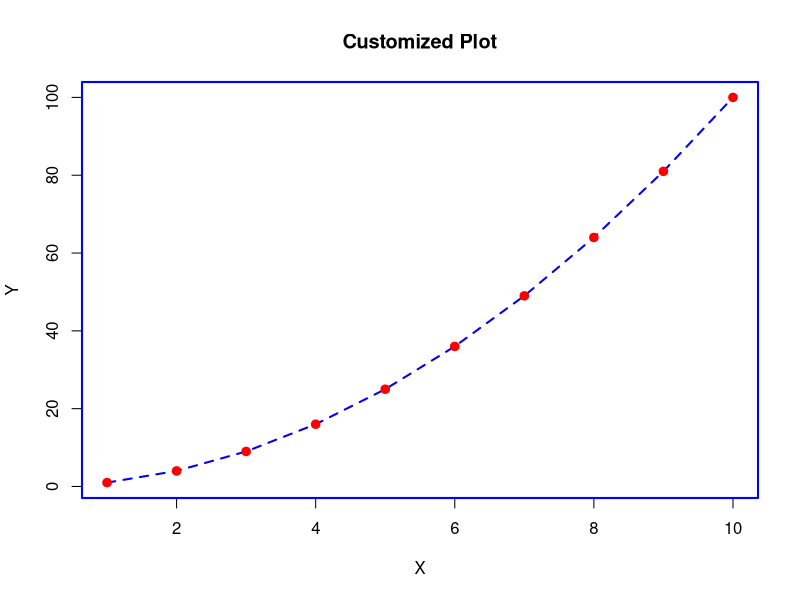
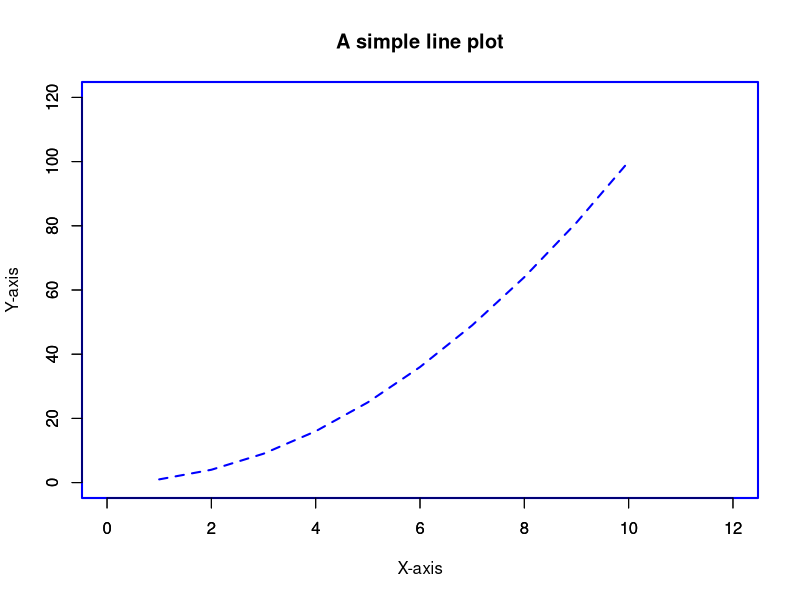
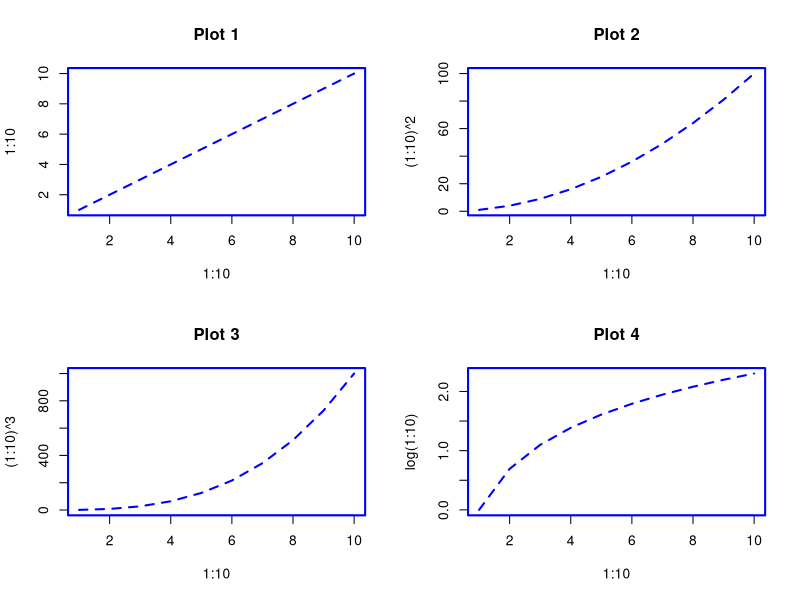
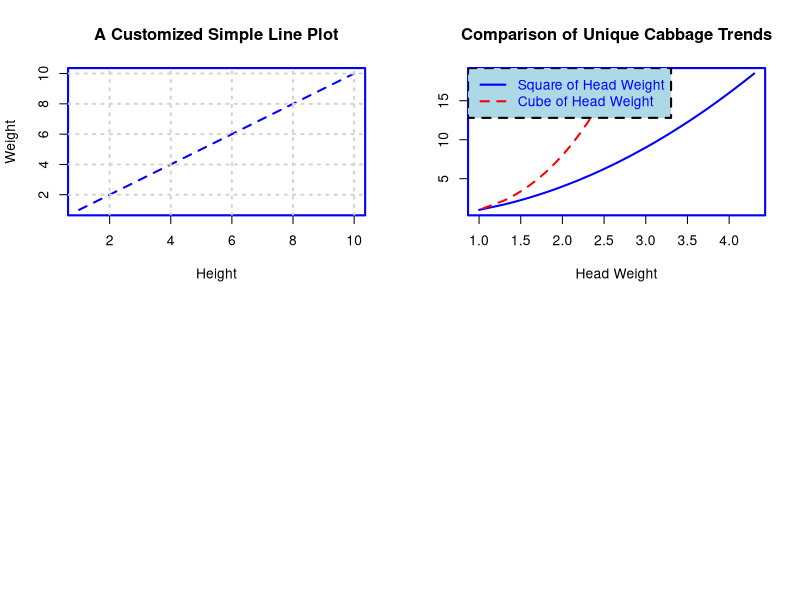
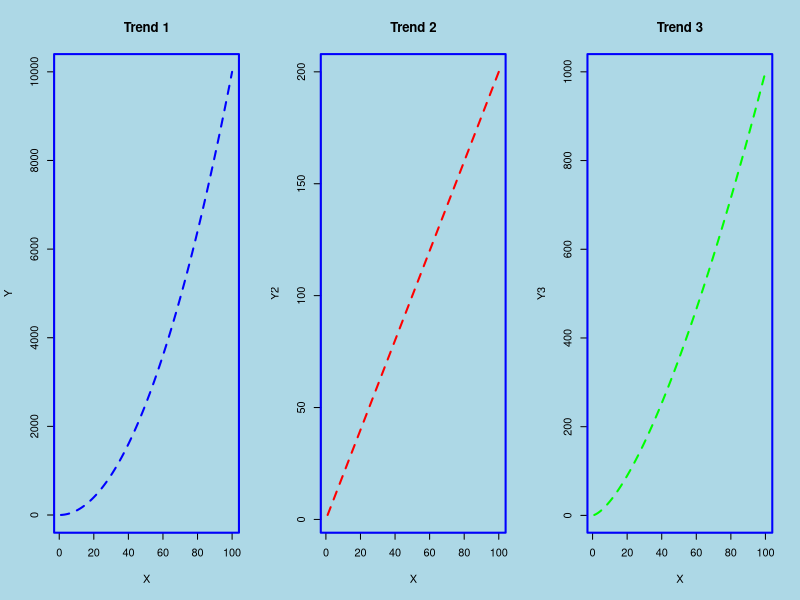
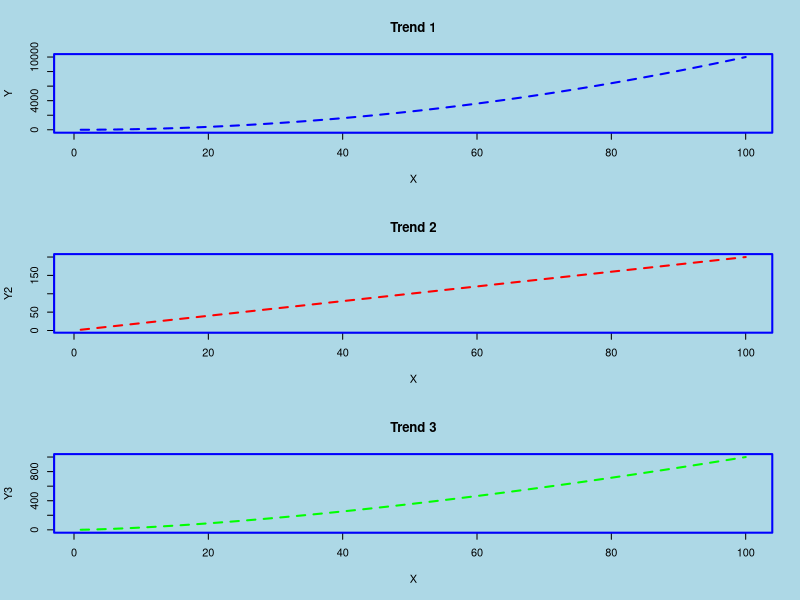

Recreate these plots in R, in order.
## ---- chunk 1
# Sample data
x <- 1:10
y <- x^2

# Plot with customized graphical parameters
par(
  pch = 19,    # Use solid circles for points
  lty = 2,     # Use dashed line
  lwd = 2,     # Set line width to 2
  col = "blue" # Set line and point color to blue
)

plot(x, y, type = "l", main = "Customized Plot", xlab = "X", ylab = "Y")
points(x, y, col = "red") # Add points with red color

## ---- chunk 2
# Sample data
x <- 1:10
y <- x^2

# Plot with customized axis options
plot(x, y, type = "l", main = "A simple line plot", xlab = "X-axis", ylab = "Y-axis", xlim = c(0, 12), ylim = c(0, 120))
axis(side = 1, at = seq(0, 12, by = 2)) # Add x-axis tick marks
axis(side = 2, at = seq(0, 120, by = 20)) # Add y-axis tick marks

## ---- chunk 3
# Example using mfrow
par(mfrow = c(2, 2)) # Create a 2x2 grid for plots
plot(1:10, 1:10, main = "Plot 1", type = "l")
plot(1:10, (1:10)^2, main = "Plot 2", type = "l")
plot(1:10, (1:10)^3, main = "Plot 3", type = "l")
plot(1:10, log(1:10), main = "Plot 4", type = "l")

## ---- chunk 4
# Example with grid lines and background color
plot(1:10, 1:10, main = "A Customized Simple Line Plot", type = "l", xlab='Height',ylab = 'Weight')
grid() # Add grid lines
par(bg = "lightblue") # Set background color

## ---- chunk 5
# Your code

# Solution
library(dplyr)
library(MASS)

cabbages <- cabbages %>% 
  distinct(HeadWt, .keep_all = TRUE) %>% 
  arrange(desc(HeadWt),FALSE)

plot(cabbages$HeadWt,(cabbages$HeadWt)^2,type = 'l', col='blue', 
     lty=1,main = "Comparison of Unique Cabbage Trends", xlab = "Head Weight", ylab = "")
lines(cabbages$HeadWt,(cabbages$HeadWt)^3,type = 'l', col='red', lty=2)
legend("topleft", legend = c("Square of Head Weight", "Cube of Head Weight "), col = c("blue", "red"), lty = c(1, 2))

## ---- chunk 6
# Your  data

#Solution
#Create data
x <- 1:100
y1 <- x^2
y2 <- 2 * x
y3 <- x^1.5

# Create multiple small plots
par(mfrow = c(1, 3)) # 1 row, 3 columns

# Plot 1
plot(x, y1, type = "l", col = "blue", main = "Trend 1", xlab = "X", ylab = "Y")

# Plot 2
plot(x, y2, type = "l", col = "red", main = "Trend 2", xlab = "X", ylab = "Y2")

# Plot 3
plot(x, y3, type = "l", col = "green", main = "Trend 3", xlab = "X", ylab = "Y3")

## ---- chunk 7
# Your  data

#Solution
#Create data
x <- 1:100
y1 <- x^2
y2 <- 2 * x
y3 <- x^1.5

# Create multiple small plots
par(mfcol = c(3, 1)) # 3 rows, 1 column

# Plot 1
plot(x, y1, type = "l", col = "blue", main = "Trend 1", xlab = "X", ylab = "Y")

# Plot 2
plot(x, y2, type = "l", col = "red", main = "Trend 2", xlab = "X", ylab = "Y2")

# Plot 3
plot(x, y3, type = "l", col = "green", main = "Trend 3", xlab = "X", ylab = "Y3")

